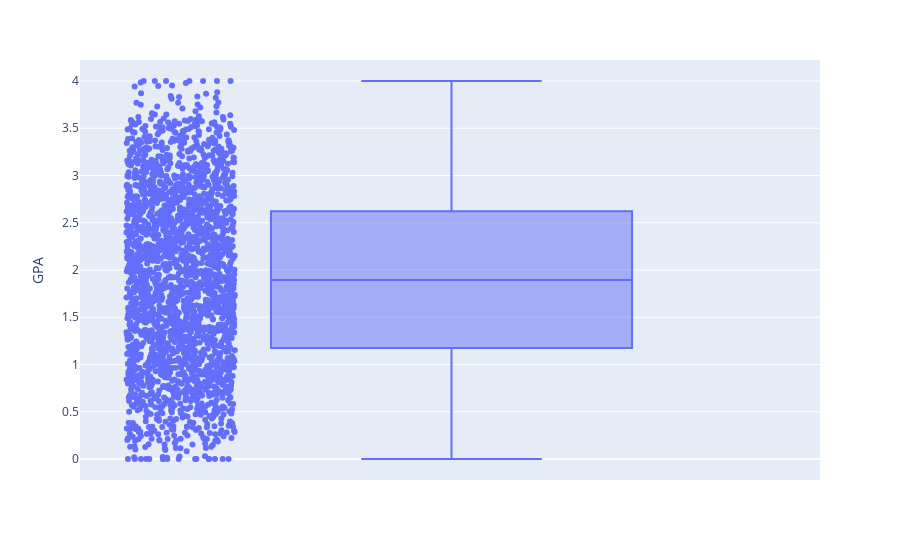

The cell this chart's notebook holds for it:
### Code cell
px.box(df, y = "GPA" , points = "all")

### Figure 1 — Plotly figure (JSON) as saved in the notebook; plotly's stock layout.template omitted (floating-point values rounded to 4 significant figures; data arrays with more than 128 entries replaced by an {"elided": "..."} marker saying what was removed)
{"data": [{"alignmentgroup": "True", "boxpoints": "all", "hovertemplate": "GPA=%{y}<extra></extra>", "legendgroup": "", "marker": {"color": "#636efa"}, "name": "", "notched": false, "offsetgroup": "", "orientation": "v", "showlegend": false, "type": "box", "x0": " ", "xaxis": "x", "y": {"elided": "2392 float values"}, "y0": " ", "yaxis": "y"}], "layout": {"boxmode": "group", "legend": {"tracegroupgap": 0}, "margin": {"t": 60}, "xaxis": {"anchor": "y", "domain": [0, 1]}, "yaxis": {"anchor": "x", "domain": [0, 1], "title": {"text": "GPA"}}}}
